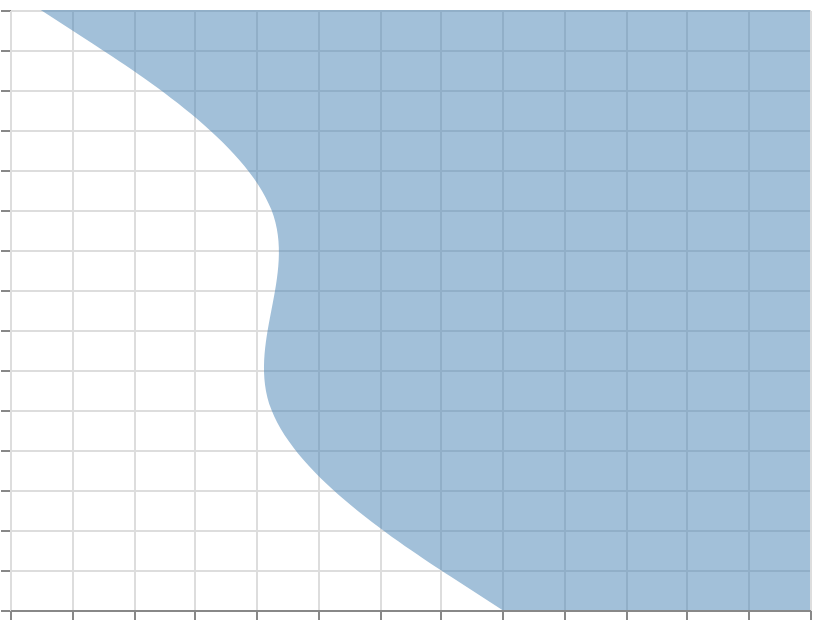

Vega-Lite specification for this chart:
### Vega specification from a JSON file in a GitHub repository (floating-point values rounded to 4 significant figures)
{"$schema": "https://vega.github.io/schema/vega/v6.json", "width": 400, "height": 300, "padding": 5, "autosize": "none", "data": [{"name": "table", "values": [{"y": 0, "x": 10}, {"y": 1, "x": 20}, {"y": 2, "x": 15}, {"y": 3, "x": 25}]}], "scales": [{"name": "y", "type": "linear", "domain": {"data": "table", "field": "y"}, "range": "height", "nice": true}, {"name": "x", "type": "linear", "domain": {"data": "table", "field": "x"}, "range": [{"signal": "width"}, 0], "nice": true}], "marks": [{"type": "area", "from": {"data": "table"}, "encode": {"update": {"y": {"scale": "y", "field": "y"}, "x": {"scale": "x", "field": "x"}, "x2": {"scale": "x", "value": 0}, "fill": {"value": "steelblue"}, "fillOpacity": {"value": 0.5}, "orient": {"value": "horizontal"}, "interpolate": {"value": "basis"}}}}], "axes": [{"scale": "y", "orient": "left", "grid": true, "labels": false}, {"scale": "x", "orient": "bottom", "grid": true, "labels": false}]}
